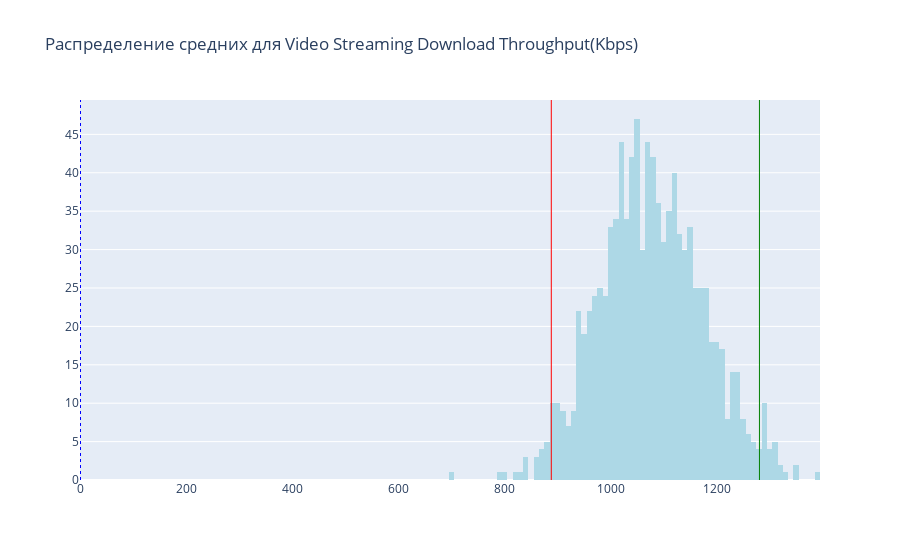

This figure's notebook cell:
### Code cell
hist_dif(dif, dif_data, 'Video Streaming Download Throughput(Kbps)')

### Figure 1 — Plotly figure (JSON) as saved in the notebook; plotly's stock layout.template omitted (floating-point values rounded to 4 significant figures; data arrays with more than 128 entries replaced by an {"elided": "..."} marker saying what was removed)
{"data": [{"marker": {"color": "lightblue"}, "nbinsx": 100, "type": "histogram", "x": {"elided": "1000 float values"}}], "layout": {"shapes": [{"line": {"color": "red", "width": 1}, "type": "line", "x0": 888.1, "x1": 888.1, "xref": "x", "y0": 0, "y1": 1, "yref": "y domain"}, {"line": {"color": "blue", "dash": "dot", "width": 1}, "type": "line", "x0": 0, "x1": 0, "xref": "x", "y0": 0, "y1": 1, "yref": "y domain"}, {"line": {"color": "green", "width": 1}, "type": "line", "x0": 1281.0, "x1": 1281.0, "xref": "x", "y0": 0, "y1": 1, "yref": "y domain"}], "title": {"text": "Распределение средних для Video Streaming Download Throughput(Kbps)"}}}
